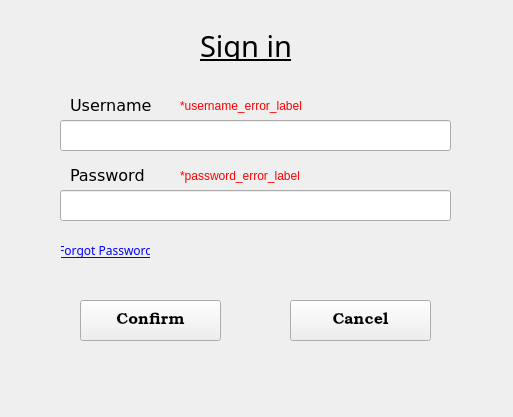
<?xml version="1.0" encoding="UTF-8"?>
<ui version="4.0">
 <class>SigninDialog</class>
 <widget class="QDialog" name="SigninDialog">
  <property name="geometry">
   <rect>
    <x>0</x>
    <y>0</y>
    <width>513</width>
    <height>417</height>
   </rect>
  </property>
  <property name="windowTitle">
   <string>SigninDialog</string>
  </property>
  <widget class="QLabel" name="sign_in_label">
   <property name="geometry">
    <rect>
     <x>200</x>
     <y>30</y>
     <width>91</width>
     <height>31</height>
    </rect>
   </property>
   <property name="font">
    <font>
     <family>Bodoni MT</family>
     <pointsize>22</pointsize>
     <weight>50</weight>
     <bold>false</bold>
     <underline>true</underline>
    </font>
   </property>
   <property name="text">
    <string>Sign in</string>
   </property>
   <property name="alignment">
    <set>Qt::AlignLeading|Qt::AlignLeft|Qt::AlignVCenter</set>
   </property>
  </widget>
  <widget class="QLabel" name="username_label">
   <property name="geometry">
    <rect>
     <x>70</x>
     <y>90</y>
     <width>101</width>
     <height>31</height>
    </rect>
   </property>
   <property name="font">
    <font>
     <family>Verdana</family>
     <pointsize>12</pointsize>
    </font>
   </property>
   <property name="text">
    <string>Username</string>
   </property>
  </widget>
  <widget class="QLabel" name="password_label">
   <property name="geometry">
    <rect>
     <x>70</x>
     <y>160</y>
     <width>101</width>
     <height>31</height>
    </rect>
   </property>
   <property name="font">
    <font>
     <family>Verdana</family>
     <pointsize>12</pointsize>
    </font>
   </property>
   <property name="text">
    <string>Password</string>
   </property>
  </widget>
  <widget class="QPushButton" name="forgot_pwd_button">
   <property name="geometry">
    <rect>
     <x>60</x>
     <y>240</y>
     <width>91</width>
     <height>21</height>
    </rect>
   </property>
   <property name="font">
    <font>
     <family>Corbel</family>
     <pointsize>9</pointsize>
     <underline>true</underline>
    </font>
   </property>
   <property name="styleSheet">
    <string notr="true">color : blue;</string>
   </property>
   <property name="text">
    <string>Forgot Password</string>
   </property>
   <property name="flat">
    <bool>true</bool>
   </property>
  </widget>
  <widget class="QPushButton" name="confirm_button">
   <property name="geometry">
    <rect>
     <x>80</x>
     <y>300</y>
     <width>141</width>
     <height>41</height>
    </rect>
   </property>
   <property name="font">
    <font>
     <family>Bookman Old Style</family>
     <pointsize>12</pointsize>
    </font>
   </property>
   <property name="text">
    <string>Confirm</string>
   </property>
  </widget>
  <widget class="QPushButton" name="cancel_button">
   <property name="geometry">
    <rect>
     <x>290</x>
     <y>300</y>
     <width>141</width>
     <height>41</height>
    </rect>
   </property>
   <property name="font">
    <font>
     <family>Bookman Old Style</family>
     <pointsize>12</pointsize>
    </font>
   </property>
   <property name="text">
    <string>Cancel</string>
   </property>
  </widget>
  <widget class="QLineEdit" name="username_input_field">
   <property name="geometry">
    <rect>
     <x>60</x>
     <y>120</y>
     <width>391</width>
     <height>31</height>
    </rect>
   </property>
   <property name="font">
    <font>
     <family>Bodoni MT</family>
     <pointsize>13</pointsize>
    </font>
   </property>
  </widget>
  <widget class="QLineEdit" name="pwd_input_field">
   <property name="geometry">
    <rect>
     <x>60</x>
     <y>190</y>
     <width>391</width>
     <height>31</height>
    </rect>
   </property>
   <property name="font">
    <font>
     <family>Bodoni MT</family>
     <pointsize>13</pointsize>
    </font>
   </property>
   <property name="echoMode">
    <enum>QLineEdit::Password</enum>
   </property>
  </widget>
  <widget class="QLabel" name="username_error_label">
   <property name="geometry">
    <rect>
     <x>180</x>
     <y>90</y>
     <width>331</width>
     <height>31</height>
    </rect>
   </property>
   <property name="font">
    <font>
     <pointsize>9</pointsize>
    </font>
   </property>
   <property name="styleSheet">
    <string notr="true">color: red;</string>
   </property>
   <property name="text">
    <string>*username_error_label</string>
   </property>
  </widget>
  <widget class="QLabel" name="password_error_label">
   <property name="geometry">
    <rect>
     <x>180</x>
     <y>160</y>
     <width>301</width>
     <height>31</height>
    </rect>
   </property>
   <property name="font">
    <font>
     <pointsize>9</pointsize>
    </font>
   </property>
   <property name="styleSheet">
    <string notr="true">color: red;</string>
   </property>
   <property name="text">
    <string>*password_error_label</string>
   </property>
  </widget>
 </widget>
 <resources/>
 <connections/>
</ui>
